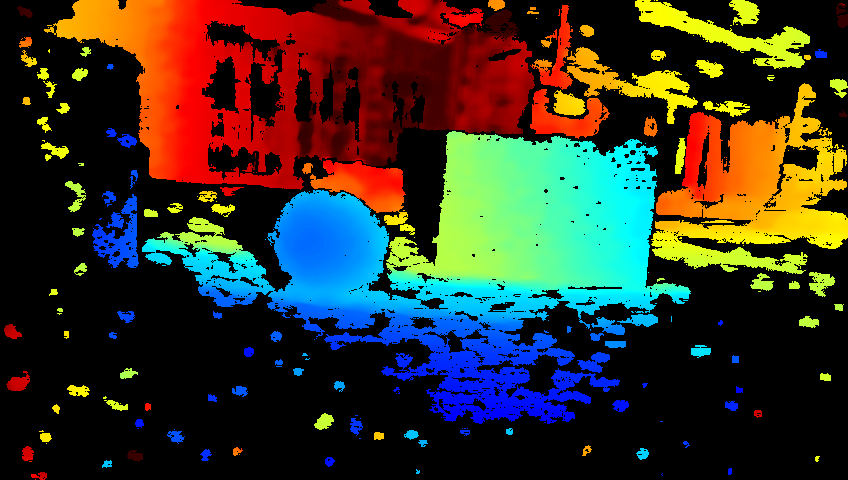
#> input picture science/models/_Depth_1621877496963.40087890625000.png, 848 x 480 px
$ jupyter execute --allow-errors open3d_visualization_test.ipynb
#> lines starting #> are read from the running program, lines starting #| are printed output that depends on the picture
[cell 1]
import open3d as o3d
import numpy as np
from numpy.random import default_rng
from matplotlib import pyplot as plt
import os
import cv2
import random
import sys
import math
import random
from time import sleep
import matplotlib.pyplot as plt
# monkey patches visualization and provides helpers to load geometries
#sys.path.append('..')
#import open3d_tutorial as o3dtut
# change to True if you want to interact with the visualization windows
#o3dtut.interactive = not "CI" in os.environ

[cell 2]
class cube:
    def __init__(self, x, y, z, w, l, h, thetaX, thetaY, thetaZ):
        self.x = x
        self.y = y
        self.z = z
        self.w = w
        self.l = l
        self.h = h
        thresh = 0.1
        self.thetaX = thetaX
        self.thetaY = thetaY
        self.thetaZ = thetaZ

        self.centerx = x + w/2
        self.centery = y + l/2
        self.centerz = z + h/2
        self.pts_total = 0
        self.inliers_total =0
        ptA = [x, y, z]
        ptB = [x+self.w, y, z]
        ptC = [x, y+self.l, z]
        ptD = [x+self.w, y+self.l, z]
        ptE = [x, y, z+self.h]
        ptF = [x+self.w, y, z+self.h]
        ptG = [x, y+self.l, z+self.h]
        ptH = [x+self.w, y+self.l, z+self.h]

        pointsInit = [
            ptA,
            ptB,
            ptC,
            ptD,
            ptE,
            ptF,
            ptG,
            ptH
        ]
        ptA1 = [x-thresh, y-thresh, z-thresh]
        ptB1 = [x+self.w+thresh, y-thresh, z-thresh]
        ptC1 = [x-thresh, y+self.l+thresh, z-thresh]
        ptD1 = [x+self.w+thresh, y+self.l+thresh, z-thresh]
        ptE1 = [x-thresh, y-thresh, z+self.h+thresh]
        ptF1 = [x+self.w+thresh, y-thresh, z+self.h+thresh]
        ptG1 = [x-thresh, y+self.l+thresh, z+self.h+thresh]
        ptH1 = [x+self.w+thresh, y+self.l+thresh, z+self.h+thresh]

        pointsInit1 = [
            ptA1,
            ptB1,
            ptC1,
            ptD1,
            ptE1,
            ptF1,
            ptG1,
            ptH1
        ]
        lines = [
            [0, 1],
            [0, 2],
            [1, 3],
            [2, 3],
            [4, 5],
            [4, 6],
            [5, 7],
            [6, 7],
            [0, 4],
            [1, 5],
            [2, 6],
            [3, 7],
        ]
        lines1 = [
            [0, 1],
            [0, 2],
            [1, 3],
            [2, 3],
            [4, 5],
            [4, 6],
            [5, 7],
            [6, 7],
            [0, 4],
            [1, 5],
            [2, 6],
            [3, 7],
        ]

        colors = [[1, 0, 0] for i in range(len(lines))]
        colors1 = [[0, 1, 0] for i in range(len(lines1))]

        self.line_set = o3d.geometry.LineSet(
            points=o3d.utility.Vector3dVector(pointsInit),
            lines=o3d.utility.Vector2iVector(lines),
        )
        self.line_set1 = o3d.geometry.LineSet(
            points=o3d.utility.Vector3dVector(pointsInit1),
            lines=o3d.utility.Vector2iVector(lines1),
        )
        self.line_set.colors = o3d.utility.Vector3dVector(colors)
        self.line_set1.colors = o3d.utility.Vector3dVector(colors1)
        rotation=self.line_set.get_rotation_matrix_from_xyz((math.radians(self.thetaX),math.radians(self.thetaY),math.radians(self.thetaZ)))
        #rotation1=self.line_set1.get_rotation_matrix_from_xyz((math.radians(self.thetaX),math.radians(self.thetaY),math.radians(self.thetaZ)))
        self.line_set.rotate(rotation, (self.centerx,self.centery,self.centerz))
        self.line_set1.rotate(rotation, (self.centerx,self.centery,self.centerz))

    def check_pts(self, points):
        pts_tfd = np.asarray(self.line_set.points)
        ptA, ptB, ptC, ptD, ptE, ptF, ptG, ptH = pts_tfd
        pts_tfd1 = np.asarray(self.line_set1.points)
        ptA1, ptB1, ptC1, ptD1, ptE1, ptF1, ptG1, ptH1 = pts_tfd1

        dir1 = (ptB-ptA)
        size1 = np.linalg.norm(dir1)
        dir1 = dir1 / size1

        dir2 = (ptC-ptA)
        size2 = np.linalg.norm(dir2)
        dir2 = dir2 / size2

        dir3 = (ptE-ptA)
        size3 = np.linalg.norm(dir3)
        dir3 = dir3 / size3

        dir11 = (ptB1-ptA1)
        size11 = np.linalg.norm(dir11)
        dir11 = dir11 / size11

        dir21 = (ptC1-ptA1)
        size21 = np.linalg.norm(dir21)
        dir21 = dir21 / size21

        dir31 = (ptE1-ptA1)
        size31 = np.linalg.norm(dir31)
        dir31 = dir31 / size31

        cube_center = np.array([self.centerx, self.centery, self.centerz]).reshape(1,3)
        self.pts_total = points.shape[0]
        pts_indices = np.arange(points.shape[0])
        indices = pts_indices.tolist()
        #print(points.shape, cube_center.shape)
        dir_vec =points - cube_center
        res1 = np.where( (np.absolute(np.dot(dir_vec, dir1)) * 2) >= size1 )[0]
        res2 = np.where( (np.absolute(np.dot(dir_vec, dir2)) * 2) >= size2 )[0]
        res3 = np.where( (np.absolute(np.dot(dir_vec, dir3)) * 2) >= size3 )[0]

        res11 = np.where( (np.absolute(np.dot(dir_vec, dir11)) * 2) >= size11 )[0]
        res21 = np.where( (np.absolute(np.dot(dir_vec, dir21)) * 2) >= size21 )[0]
        res31 = np.where( (np.absolute(np.dot(dir_vec, dir31)) * 2) >= size31 )[0]

        fits =   list( set().union(res1, res2, res3) )
        fits1 = set(indices)- set(list( set().union(res11, res21, res31) ))
        self.inliers_total = len(np.intersect1d(fits,list(fits1)))

        return self.inliers_total

[cell 3]
class GA:
    def __init__(self):
        self.population=[]
        self.fitness =[]
        self.params = ['x', 'y', 'z', 'w', 'l', 'h', 'thetaX', 'thetaY', 'thetaZ']

    def init_popultation(self, size):
        #self.population=[]
        self.size = size
        for _ in range(self.size):
            rand_x = random.uniform(-3, 3)
            rand_y = random.uniform(-3, 3)
            rand_z = random.uniform(-3, 3)
            rand_w = random.uniform(0.1, 4)
            rand_l = random.uniform(0.1, 4)
            rand_h = random.uniform(0.1, 4)
            rand_thetaX = random.uniform(0, 360)
            rand_thetaY = random.uniform(0, 360)
            rand_thetaZ = random.uniform(0, 360)
            self.population.append(cube(rand_x,rand_y,rand_z,rand_w,rand_l,rand_h,rand_thetaX,rand_thetaY,rand_thetaZ))

    # [8 lines left out: function calc_fitness, not called in this run]
        #print(self.fitness)

    def selection(self):
        self.population = self.population[:int(len(self.population)/2)]


    # [69 lines left out: functions crossover, repopulate, mutate, mutate1, not called in this run]
            #print(population[int(i/9)].__dict__[self.params[i%9]], 'after')
            #print(i%9)
        #print(len(population))


    def mutate_population(self):
        for i in range(len(self.population)):
            self.population[i] = self.mutate(self.population[i])

#> (a cell that did not finish here is left out)

# RANSAC EXPERIMENT

## Utilities

[cell 5]
# [10 lines left out: function find_hull, not called in this run]

[cell 6]
# [8 lines left out: function color_pts, not called in this run]

## Find Plane

[cell 7]
class plane:
    # [12 lines left out: functions __init__, calc_dist, not called in this run]

[cell 8]
def find_pts_plane(pcd):
    indexA = np.random.randint(0,pcd.shape[0])
    A = pcd[indexA]
    #print(A)
    distancesA = np.sqrt((pcd[:,0] - A[0])**2+(pcd[:,1] - A[1])**2+ (pcd[:,2] - A[2])**2)

    #Calculating B probabilities
    roundedA = np.around(distancesA,1)
    uniqueB, countsB = np.unique(roundedA, return_counts = True)
    probabilitiesB = countsB/distancesA.shape[0]
    #plt.plot(uniqueB, probabilitiesB)
    #plt.show()
    choose_thresholded_value_B = np.random.choice(uniqueB, p=probabilitiesB)
    B_candidate_indices = np.argwhere(roundedA==choose_thresholded_value_B)
    B_candidate_indices = B_candidate_indices.reshape(B_candidate_indices.shape[0])
    indexB = np.random.choice(B_candidate_indices)
    B = pcd[indexB]
    #print(B)
    #print(np.sqrt((B[0] - A[0])**2+(B[1] - A[1])**2+ (B[2] - A[2])**2))

    pcd = np.delete(pcd, [indexA,indexB],0)
    #pcd = np.delete(pcd, indexB,0)


    #Calculating C probabilities
    mid_AB = np.array([(A[0]+B[0])/2,(A[1]+B[1])/2,(A[2]+B[2])/2])
    distances_mid_AB = np.sqrt((pcd[:,0] - mid_AB[0])**2+(pcd[:,1] - mid_AB[1])**2+ (pcd[:,2] - mid_AB[2])**2)
    roundedAB = np.around(distances_mid_AB,1)
    uniqueC, countsC = np.unique(roundedAB, return_counts = True)
    probabilitiesC = countsC/distances_mid_AB.shape[0]

    #plt.plot(uniqueC, probabilitiesC)
    #plt.show()
    choose_thresholded_value_C = np.random.choice(uniqueC, p=probabilitiesC)
    C_candidate_indices = np.argwhere(roundedAB==choose_thresholded_value_C)
    C_candidate_indices = C_candidate_indices.reshape(C_candidate_indices.shape[0])
    indexC = np.random.choice(C_candidate_indices)
    C = pcd[indexC]
    #print(C)

    return A, B, C

[cell 9]
def find_plane(pcd, iterations, threshold):
    # [4 lines of commented-out code are left out]
    best_fit = 0
    best_inliers_pts = None

    inliers = None
    best_model = list()
    for i in range(iterations):
        A, B, C = find_pts_plane(np.asarray(pcd.points))
        p = plane(A,B,C)
        R = p.calc_dist(np.asarray(pcd.points))
        inliers = np.where(R<=threshold)[0]
        inliers_len = inliers.shape[0] +3
        #print(inliers)
        inliers_pts = np.take(np.asarray(pcd.points),inliers,axis=0)
        #print(inliers)
        outliers = np.asarray(pcd.points).shape[0] - inliers_len
        #print(outliers)
        fit = inliers_len/outliers
        if fit>best_fit:
            best_fit = fit
            print('Found better fintess: ',best_fit, 'at', i )
            best_model = [A,B,C]
            best_inliers_pts = inliers_pts
            best_inlier_indices = inliers
        # [9 lines of commented-out code are left out]
        '''
        vis.add_geometry(pcd)
        vis.add_geometry(line_set)
        vis.poll_events()
        vis.update_renderer()
        vis.clear_geometries()
        '''


    #hull = find_hull(best_inliers_pts)
    #vis.add_geometry(hull)
    points = np.array(best_model)
    # [15 lines of commented-out code are left out]
    return best_model, best_inliers_pts, best_inlier_indices

## Find shpere

## Main

[cell 10]
#pcd = o3d.io.read_point_cloud("models/cube_test1.ply")
pcd = o3d.io.read_point_cloud("models/fragment.ply")
#pcd = o3d.io.read_point_cloud("aivisum.ply")
'''
color_raw = o3d.io.read_image("models/apple_1_1_12.png")
depth_raw = o3d.io.read_image("models/apple_1_1_12_depth.png")
rgbd_image = o3d.geometry.RGBDImage.create_from_color_and_depth(
    color_raw, depth_raw)
print(rgbd_image)
plt.subplot(1, 2, 1)
plt.title('Redwood grayscale image')
plt.imshow(rgbd_image.color)
plt.subplot(1, 2, 2)
plt.title('Redwood depth image')
plt.imshow(rgbd_image.depth)
plt.show()
pcd = o3d.geometry.PointCloud.create_from_rgbd_image(
    rgbd_image,
    o3d.camera.PinholeCameraIntrinsic(
        o3d.camera.PinholeCameraIntrinsicParameters.PrimeSenseDefault))
# Flip it, otherwise the pointcloud will be upside down
'''
#pcd.transform([[1, 0, 0, 0], [0, -1, 0, 0], [0, 0, -1, 0], [0, 0, 0, 1]])


vis = o3d.visualization.Visualizer()
vis.create_window(width = 800, height = 600)
vis.add_geometry(pcd)

print(pcd)
models_list = []
inliers_list = []
#> (the rest of this cell did not finish here and is left out)

[cell 11]
#pcd = o3d.io.read_point_cloud("C:/Open3D-master/examples/test_data/fragment.ply")
#pcd = o3d.io.read_point_cloud("Base.ply")
depth_map = "models/_Depth_1621877496963.40087890625000.png"
image = cv2.imread(depth_map)
#> image is the input picture: shape (480, 848, 3); mean B, G, R 39.4, 52.6, 55.1
#print(np_img.shape[0])
gray = cv2.cvtColor(image, cv2.COLOR_BGR2GRAY).astype(np.float32)
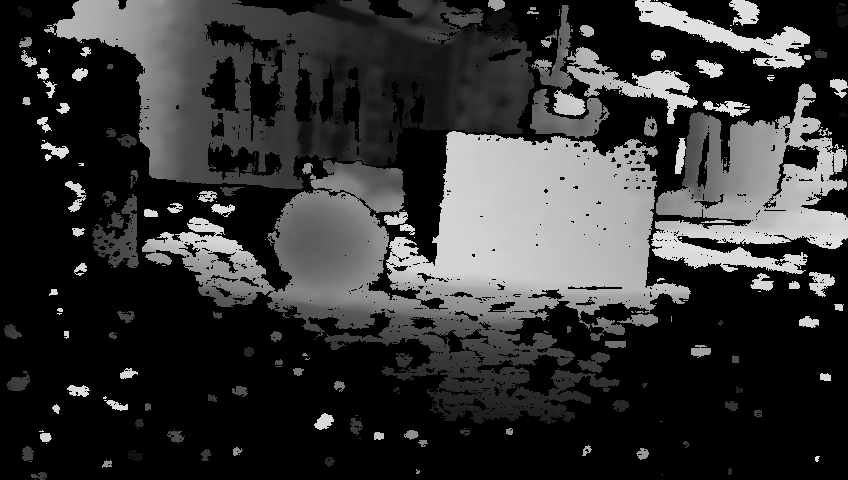
#> gray: shape (480, 848) float32; min 0, max 226, mean 51.9
#print(shape)
img = o3d.geometry.Image(gray)
print(img)

pinhole_camera_intrinsic = o3d.io.read_pinhole_camera_intrinsic('models/intrinsic.json')

pcd = o3d.geometry.PointCloud.create_from_depth_image(depth = img, intrinsic= pinhole_camera_intrinsic, depth_trunc=10000)
pcd.transform([[1, 0, 0, 0], [0, -1, 0, 0], [0, 0, -1, 0], [0, 0, 0, 1]])

#downpcd = o3d.geometry.PointCloud.voxel_down_sample(pcd, voxel_size=0.05)
#o3d.geometry.PointCloud.estimate_normals(
#        downpcd,
#        search_param=o3d.geometry.KDTreeSearchParamHybrid(radius=0.1,
#                                                          max_nn=30))

vis1 = o3d.visualization.Visualizer()
vis1.create_window(width = 800, height = 600)
#vis1.add_geometry(downpcd)
vis1.add_geometry(pcd)
vis1.run()
vis1.destroy_window()

[cell 12]
depth_map = cv2.imread("models/_Depth_1621877496963.40087890625000.png")
color_raw = o3d.io.read_image("models/_Color_1621877497338.32128906250000.png")
gray = cv2.cvtColor(depth_map, cv2.COLOR_BGR2GRAY).astype(np.uint16)
#print(shape)

depth_raw = o3d.geometry.Image(gray)
rgbd_image = o3d.geometry.RGBDImage.create_from_color_and_depth(
    color_raw, depth_raw)
print(rgbd_image)
plt.subplot(1, 2, 1)
plt.title('rgb image')
#> (the rest of this cell did not finish here and is left out)


$ run again, with science/models/_Color_1621877489954.88183593750000.png copied over science/models/_Depth_1621877496963.40087890625000.png
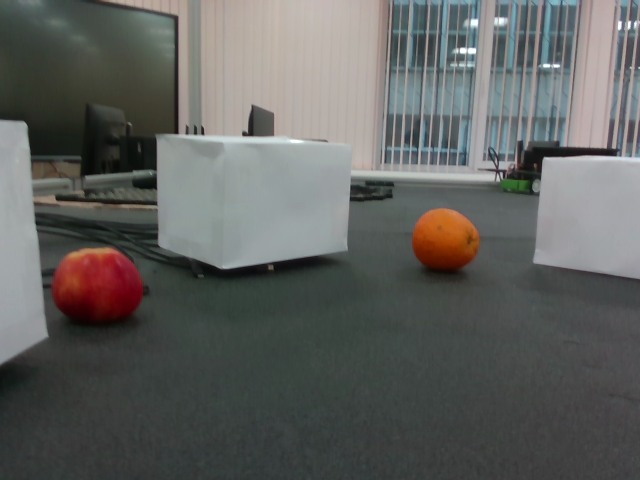
#> input picture science/models/_Color_1621877489954.88183593750000.png, 640 x 480 px
#> image is the input picture: shape (480, 640, 3); mean B, G, R 95.1, 97.8, 96.6
#> `gray = cv2.cvtColor(image, cv2.COLOR_BGR2GRAY).astype(np.float32)`:
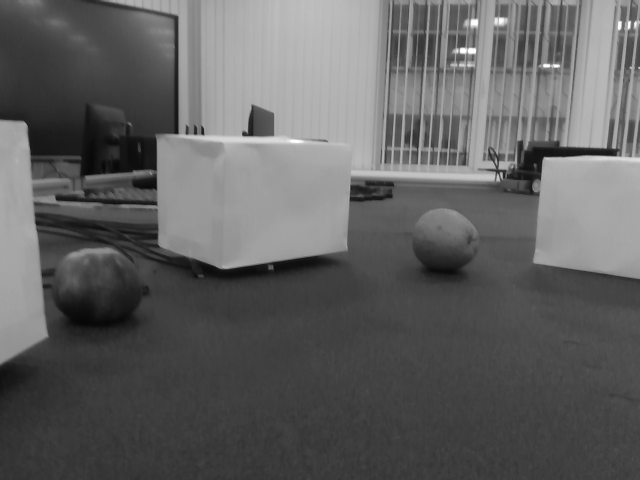
#> gray: shape (480, 640) float32; min 7, max 254, mean 97.1
